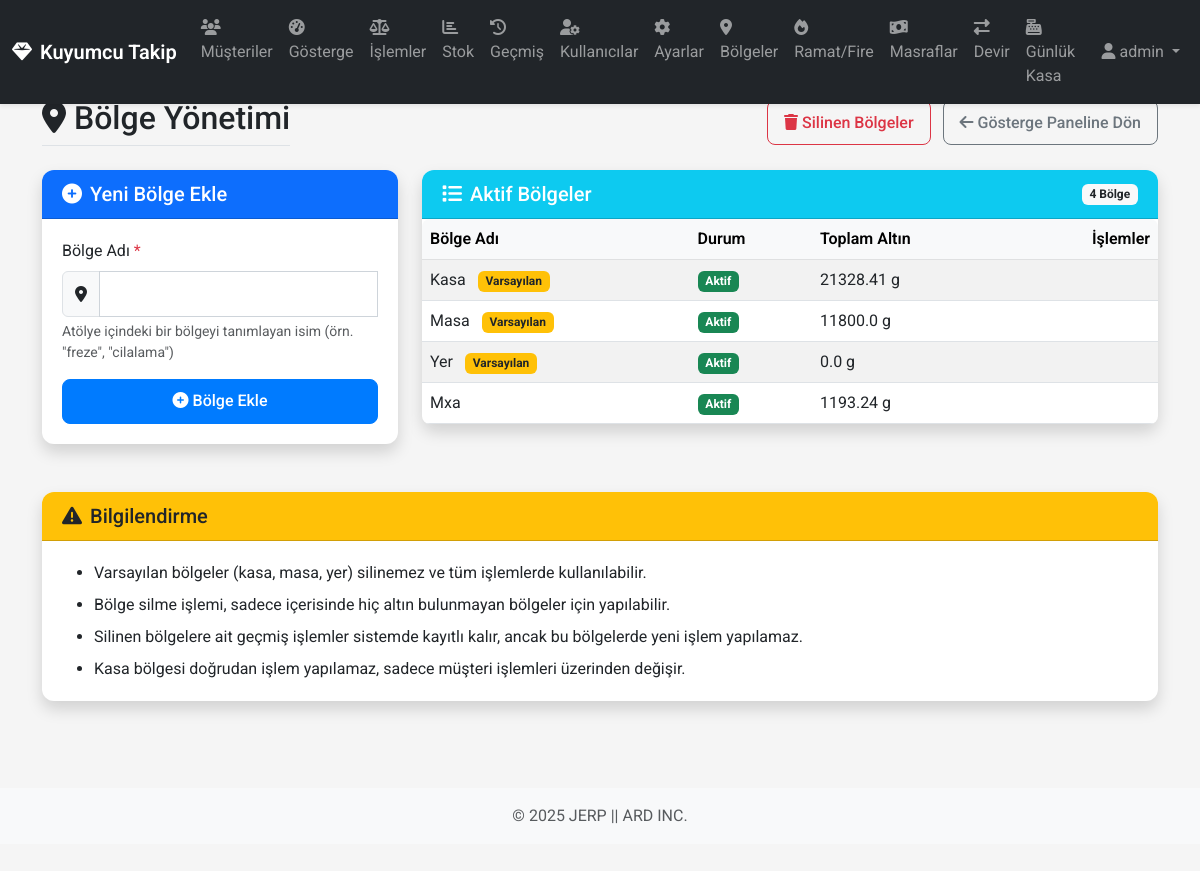
Screenshot of /regions (signed in) with the database file from the repository.
### app/models/database.py (models this page shows, shortened)
class User(db.Model, UserMixin):
    __tablename__ = 'users'
    id = db.Column(db.Integer, primary_key=True)
    username = db.Column(db.String(64), unique=True, nullable=False)
    password_hash = db.Column(db.String(128), nullable=False)
    is_admin = db.Column(db.Boolean, default=False)
    role = db.Column(db.String(20), default='staff')
    created_by_id = db.Column(db.Integer, db.ForeignKey('users.id'))
    created_at = db.Column(db.DateTime, default=datetime.utcnow)
    created_by = db.relationship('User', remote_side=[id], backref=db.backref('created_users', lazy='dynamic'))
    def has_role(self, role):
        if self.is_admin:
            return True
        if role == 'manager' and self.role == 'manager':
            return True
        if role == 'staff' and (self.role == 'manager' or self.role == 'staff'):
            return True
        return False

class Region(db.Model):
    __tablename__ = 'regions'
    id = db.Column(db.Integer, primary_key=True)
    name = db.Column(db.String(20), unique=True, nullable=False)
    is_active = db.Column(db.Boolean, default=True)  # Bölgenin aktif/silindi durumu
    is_default = db.Column(db.Boolean, default=False)  # Varsayılan bölge mi?
    created_at = db.Column(db.DateTime, default=datetime.utcnow)

### app/routes/views.py (the view, shortened to what this page needs)
@main_bp.route('/regions', methods=['GET', 'POST'])
@login_required
def manage_regions():
    if not current_user.is_admin:
        flash('Bu sayfaya erişim yetkiniz yok!', 'danger')
        return redirect(url_for('main.dashboard'))
    active_regions = Region.query.filter_by(is_active=True).all()
    deleted_regions = Region.query.filter_by(is_active=False).all()
    region_totals = {}
    for region in active_regions:
        region_totals[region.id] = 0
        for setting in Setting.query.all():
            status = SystemManager.get_region_status(region.name, setting.name)
            region_totals[region.id] += status[setting.name] if setting.name in status else 0
    return render_template(
        'regions.html',
        active_regions=active_regions,
        deleted_regions=deleted_regions,
        region_totals=region_totals
    )

### app/templates/regions.html (shortened to what this page needs)
{% extends 'base.html' %}
{% block content %}
<div class="row mb-4">
    <div class="col">
        <div class="d-flex justify-content-between align-items-center flex-wrap">
            <h2 class="border-bottom pb-2 mb-0">
                <i class="fas fa-map-marker-alt me-2"></i>Bölge Yönetimi
            </h2>
            <div class="mt-2 mt-md-0">
                <button id="btn-show-deleted" class="btn btn-outline-danger me-2">
                    <i class="fas fa-trash me-1"></i><span class="d-none d-md-inline-block">Silinen Bölgeler</span>
                </button>
                <a href="{{ url_for('main.dashboard') }}" class="btn btn-outline-secondary">
                    <i class="fas fa-arrow-left me-1"></i><span class="d-none d-md-inline-block">Gösterge Paneline Dön</span>
                </a>
            </div>
        </div>
    </div>
</div>
<div class="row">
    <div class="col-lg-4 mb-4">
        <div class="card shadow">
            <div class="card-header bg-primary text-white">
                <h5 class="mb-0"><i class="fas fa-plus-circle me-2"></i>Yeni Bölge Ekle</h5>
            </div>
            <div class="card-body">
                <form method="post" class="needs-validation" novalidate>
                    <div class="mb-3">
                        <label for="region_name" class="form-label">Bölge Adı <span class="text-danger">*</span></label>
                        <div class="input-group">
                            <span class="input-group-text"><i class="fas fa-map-marker-alt"></i></span>
                            <input type="text" class="form-control" id="region_name" name="region_name" required>
                        </div>
                        <div class="form-text">
                            Atölye içindeki bir bölgeyi tanımlayan isim (örn. "freze", "cilalama")
                        </div>
                    </div>
                    <div class="d-grid">
                        <button type="submit" class="btn btn-primary">
                            <i class="fas fa-plus-circle me-1"></i>Bölge Ekle
                        </button>
                    </div>
                </form>
            </div>
        </div>
    </div>
    <div class="col-lg-8 mb-4">
        <div class="card shadow">
            <div class="card-header bg-info text-white d-flex justify-content-between align-items-center">
                <h5 class="mb-0" id="regions-table-title"><i class="fas fa-list me-2"></i>Aktif Bölgeler</h5>
                <span class="badge bg-light text-dark" id="region-count">{{ active_regions|length }} Bölge</span>
            </div>
            <div class="card-body p-0">
                <div class="table-responsive">
                    <table class="table table-hover table-striped mb-0" id="regions-table">
                        <thead class="table-light">
                            <tr>
                                <th>Bölge Adı</th>
                                <th>Durum</th>
                                <th>Toplam Altın</th>
                                <th class="text-end">İşlemler</th>
                            </tr>
                        </thead>
                        <tbody id="active-regions-body">
                            {% for region in active_regions %}
                            <tr>
                                <td>
                                    {{ region.name|capitalize }}
                                    {% if region.is_default %}
                                    <span class="badge bg-warning text-dark ms-2">Varsayılan</span>
                                    {% endif %}
                                </td>
                                <td>
                                    <span class="badge bg-success">Aktif</span>
                                </td>
                                <td>{{ region_totals[region.id]|round(2) }} g</td>
                                <td class="text-end">
                                </td>
                            </tr>
                            {% endfor %}
                        </tbody>
                    </table>
                </div>
            </div>
        </div>
    </div>
</div>
<div class="row">
    <div class="col-12">
        <div class="card shadow">
            <div class="card-header bg-warning text-dark">
                <h5 class="mb-0"><i class="fas fa-exclamation-triangle me-2"></i>Bilgilendirme</h5>
            </div>
            <div class="card-body">
                <ul class="mb-0">
                    <li class="mb-2">Varsayılan bölgeler (kasa, masa, yer) silinemez ve tüm işlemlerde kullanılabilir.</li>
                    <li class="mb-2">Bölge silme işlemi, sadece içerisinde hiç altın bulunmayan bölgeler için yapılabilir.</li>
                    <li class="mb-2">Silinen bölgelere ait geçmiş işlemler sistemde kayıtlı kalır, ancak bu bölgelerde yeni işlem yapılamaz.</li>
                    <li>Kasa bölgesi doğrudan işlem yapılamaz, sadece müşteri işlemleri üzerinden değişir.</li>
                </ul>
            </div>
        </div>
    </div>
</div>
{% endblock %}

### app/templates/base.html (shortened to what this page needs)
<!DOCTYPE html>
<html lang="tr">
<head>
    <link href="https://cdn.jsdelivr.net/npm/bootstrap@5.3.0/dist/css/bootstrap.min.css" rel="stylesheet">
    <link rel="stylesheet" href="https://cdnjs.cloudflare.com/ajax/libs/font-awesome/6.4.0/css/all.min.css">
    <link rel="stylesheet" href="{{ url_for('static', filename='css/style.css') }}">
    <link rel="stylesheet" href="{{ url_for('static', filename='css/mobile.css') }}">
</head>
<body>
    {% if current_user.is_authenticated %}
    <nav class="navbar navbar-expand-lg navbar-dark bg-dark fixed-top">
        <div class="container-fluid">
            <a class="navbar-brand d-flex align-items-center" href="{{ url_for('main.dashboard') }}">
                <i class="fas fa-gem me-2"></i>Kuyumcu Takip
            </a>
            <div class="collapse navbar-collapse" id="navbarNav">
                <ul class="navbar-nav me-auto">
                    <li class="nav-item">
                        <a class="nav-link {% if request.endpoint == 'main.customers' %}active{% endif %}" href="{{ url_for('main.customers') }}">
                            <i class="fas fa-users nav-icon"></i>
                            <span class="nav-text">Müşteriler</span>
                        </a>
                    </li>
                    <li class="nav-item">
                        <a class="nav-link {% if request.endpoint == 'main.dashboard' %}active{% endif %}" href="{{ url_for('main.dashboard') }}">
                            <i class="fas fa-tachometer-alt nav-icon"></i>
                            <span class="nav-text">Gösterge</span>
                        </a>
                    </li>
                    <li class="nav-item">
                        <a class="nav-link {% if request.endpoint == 'main.operations' %}active{% endif %}" href="{{ url_for('main.operations') }}">
                            <i class="fas fa-balance-scale nav-icon"></i>
                            <span class="nav-text">İşlemler</span>
                        </a>
                    </li>
                    <li class="nav-item">
                        <a class="nav-link {% if request.endpoint == 'main.stock' %}active{% endif %}" href="{{ url_for('main.stock') }}">
                            <i class="fas fa-chart-bar nav-icon"></i>
                            <span class="nav-text">Stok</span>
                        </a>
                    </li>
                    <li class="nav-item">
                        <a class="nav-link {% if request.endpoint == 'main.history' %}active{% endif %}" href="{{ url_for('main.history') }}">
                            <i class="fas fa-history nav-icon"></i>
                            <span class="nav-text">Geçmiş</span>
                        </a>
                    </li>
                    {% if current_user.has_role('manager') %}
                    <li class="nav-item">
                        <a class="nav-link {% if request.endpoint == 'main.users' %}active{% endif %}" href="{{ url_for('main.users') }}">
                            <i class="fas fa-user-cog nav-icon"></i>
                            <span class="nav-text">Kullanıcılar</span>
                        </a>
                    </li>
                    {% endif %}
                    {% if current_user.is_admin %}
                    <li class="nav-item">
                        <a class="nav-link {% if request.endpoint == 'main.settings' %}active{% endif %}" href="{{ url_for('main.settings') }}">
                            <i class="fas fa-cog nav-icon"></i>
                            <span class="nav-text">Ayarlar</span>
                        </a>
                    </li>
                    {% endif %}
                    <li class="nav-item">
                        <a class="nav-link {% if request.endpoint == 'main.regions' %}active{% endif %}" href="{{ url_for('main.manage_regions') }}">
                            <i class="fas fa-map-marker-alt nav-icon"></i>
                            <span class="nav-text">Bölgeler</span>
                        </a>
                    </li>
                    <li class="nav-item">
                        <a class="nav-link {% if request.endpoint == 'main.ramat' or request.endpoint == 'main.fires' %}active{% endif %}" href="{{ url_for('main.ramat') }}">
                            <i class="fas fa-fire nav-icon"></i>
                            <span class="nav-text">Ramat/Fire</span>
                        </a>
                    </li>
                    <li class="nav-item">
                        <a class="nav-link {% if request.endpoint == 'main.expenses' %}active{% endif %}" href="{{ url_for('main.expenses') }}">
                            <i class="fas fa-money-bill-wave nav-icon"></i>
                            <span class="nav-text">Masraflar</span>
                        </a>
                    </li>
                    <li class="nav-item">
                        <a class="nav-link {% if request.endpoint == 'main.transfers' or request.endpoint == 'main.new_transfer' %}active{% endif %}" href="{{ url_for('main.transfers') }}">
                            <i class="fas fa-exchange-alt nav-icon"></i>
                            <span class="nav-text">Devir</span>
                        </a>
                    </li>
                    <li class="nav-item">
                        <a class="nav-link {% if request.endpoint == 'main.daily_vault' or request.endpoint == 'main.daily_vault_history' %}active{% endif %}" href="{{ url_for('main.daily_vault') }}">
                            <i class="fas fa-cash-register nav-icon"></i>
                            <span class="nav-text">Günlük Kasa</span>
                        </a>
                    </li>
                </ul>
                <div class="navbar-nav d-flex align-items-center">
                    <div class="nav-item dropdown">
                        <a class="nav-link dropdown-toggle" href="#" id="navbarDropdown" role="button" data-bs-toggle="dropdown">
                            <i class="fas fa-user me-1"></i><span class="username-text">{{ current_user.username }}</span>
                        </a>
                    </div>
                </div>
            </div>
        </div>
    </nav>
    {% endif %}
    <div class="container main-container mt-4 mb-5">
        {% block content %}{% endblock %}
    </div>
    <footer class="footer py-3 bg-light">
        <div class="container text-center">
            <span class="text-muted">© 2025 JERP || ARD INC. </span>
        </div>
    </footer>
</body>
</html>

### rows the page displays
User: username "admin"
Region: name "Kasa", is_default "Varsayılan", region_totals "21328.41"
Region: name "Masa", is_default "Varsayılan", region_totals "11800.0"
Region: name "Yer", is_default "Varsayılan", region_totals "0.0"
Region: name "Mxa", region_totals "1193.24"

### other values shown
{{ active_regions|length }} "4"
